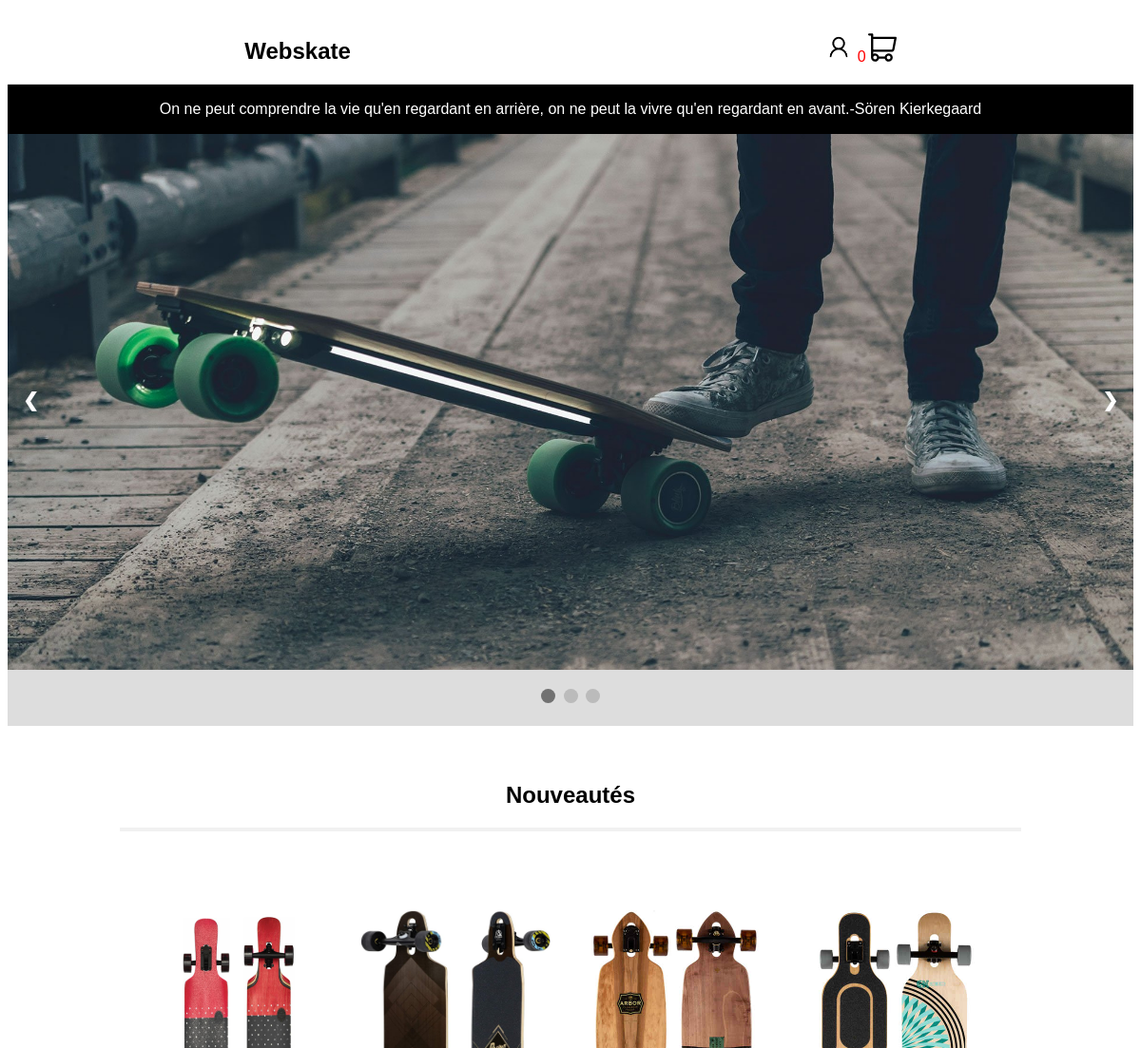
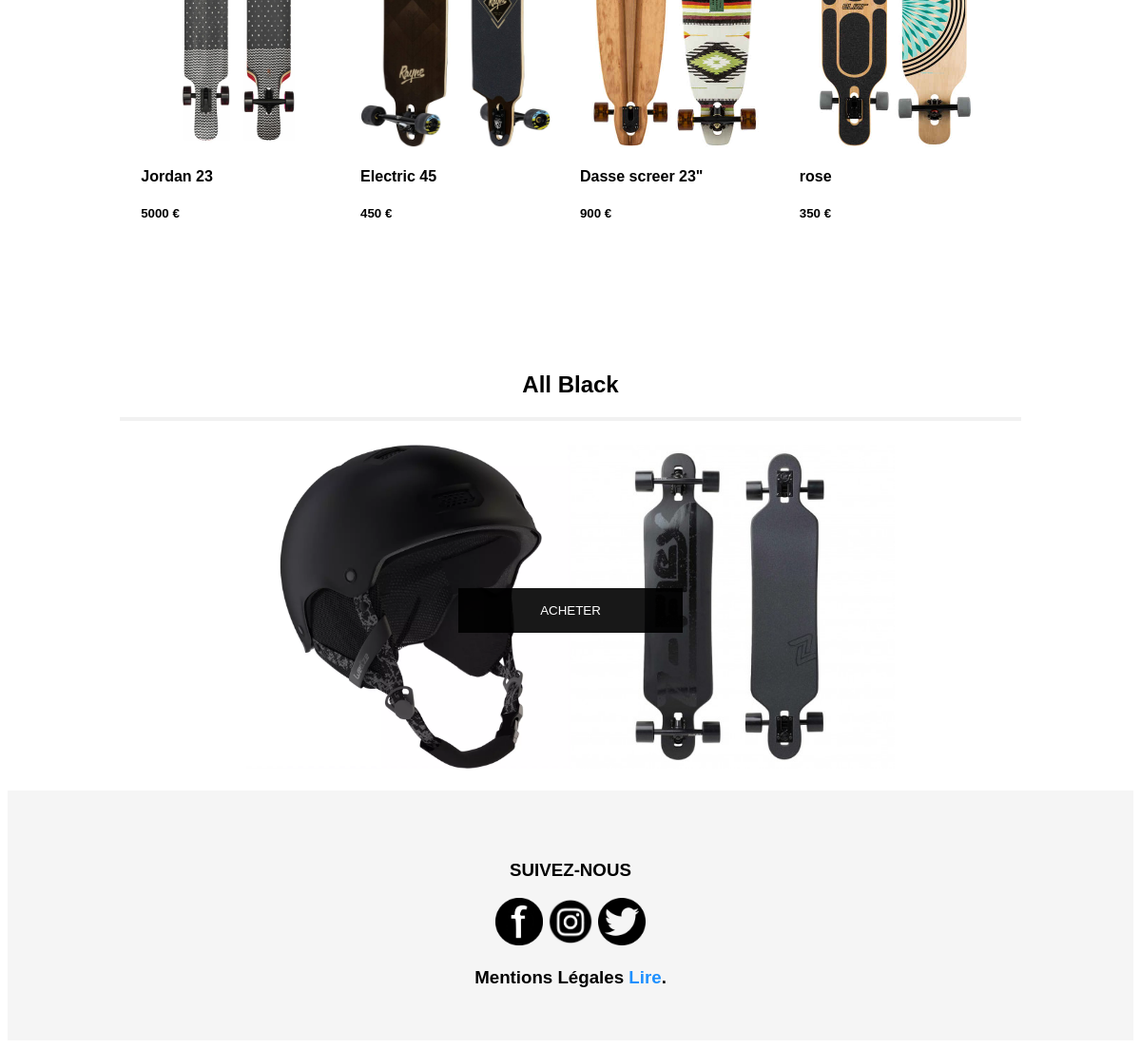
The page / on the database its author committed (2 pictures, top to bottom).
### tables this page shows
CREATE TABLE `infos` (
  `id` int(11) NOT NULL,
  `sujet` varchar(150) NOT NULL,
  `news` text NOT NULL
);

CREATE TABLE `products` (
  `id` int(11) NOT NULL,
  `name` varchar(100) NOT NULL,
  `description` text NOT NULL,
  `price` int(11) NOT NULL,
  `quantity` int(11) NOT NULL,
  `published` tinyint(1) NOT NULL DEFAULT '1',
  `image` varchar(255) DEFAULT NULL,
  `category_id` int(11) NOT NULL
);

### controllers/indexController.php (called while the page is built, shortened)
<?php
require_once 'models/Products.php';
require_once 'models/Information.php';
$products = getfourLastProducts();
$infos = getInformations();
require ('views/index.php');

### models/Information.php (called while the page is built)
<?php
function getInformations()
{
    $db = dbConnect();
    $query = $db->query('SELECT * FROM infos');
    $infos = $query->fetchAll();
    return $infos;
}

### models/Products.php (called while the page is built, shortened)
<?php
function getfourLastProducts()
{
    $db = dbConnect();
    $query = $db->query('SELECT * FROM products ORDER BY id DESC LIMIT 4');
    $products = $query->fetchAll();
    return $products;
}

### views/index.php (the view, shortened to what this page needs)
<?php require ('partials/header.php'); ?>
<div class="slideshow-container">
    <div class="mySlides"><img class="img" src="assets/images/accueil/yes.jpg"></div>
    <a class="prev" onclick="plusSlides(-1)">❮</a>
    <a class="next" onclick="plusSlides(1)">❯</a>
</div>
<div class="dot-container">
    <span class="dot" onclick="currentSlide(1)"></span>
    <span class="dot" onclick="currentSlide(2)"></span>
    <span class="dot" onclick="currentSlide(3)"></span>
</div>
<h2 class="recent">Nouveautés</h2>
<hr class="pra">
<div class="products_position">
    <div class="row">
        <a href="">
            <div class="product">
                <?php foreach($products as $product): ?>
                    <div class="column">
                        <div class="col-md-4 mb-4">
                            <a href="index.php?page=product&product_id=<?= $product['id']; ?>">
                                <img src="assets/images/product/<?= ($product['image']) ?>" alt="images" height="300px" width="200px">
                                <h4><?= $product['name']; ?></h4>
                                <h5><?= $product['price']; ?> €</h5>
                                <br><br><br
                            </a>
                        </div>
                    </div>
                <?php endforeach; ?>
            </div>
        </a>
    </div>
</div>
<h2 class="recent">All Black</h2>
<hr class="pra">
<div class="allb">
        <img class="centerimg" src="assets/images/autres/casque.webp" width="30%" height="30%">
        <img class="centerimg" src="assets/images/category/15.jpg" width="30%" height="30%">
</div>
<div class="CssBtnAcheter">
<a href="index.php?page=products&category_id=15"><button type="submit" class="btnacheter">ACHETER</button></a>
</div>
<?php require ('partials/footer.php'); ?>

### views/partials/header.php (shortened to what this page needs)
<!DOCTYPE html>
<html lang="FR">
<head>
</head>
</html>
<body>
    <nav>
        <div class="logo">
            <a href="index.php"><h1>Webskate</h1></a>
        </div>
        <div class="icone">
            <div class="icone">
                    <div>
                        <?php if(!isset($_SESSION['user'])): ?><a href="index.php?page=register&action=register"> <img src="assets/images/accueil/user_.png" width="30px" height="31px"> </img></a><?php endif; ?>
                       <a href="index.php?page=cart&action=cart"><span class="numberofarticle"><?=$num_items_in_cart?></span><img src="assets/images/accueil/ecom.svg" width="30px" height="30px"></img></a>
                    </div>
                </div>
        </div>
    </nav>
    <?php foreach($infos as $info): ?>
            <div class="promo"><p class="promo_P"><?=  htmlspecialchars($info['news']) ?></p></div>
    <?php endforeach; ?>

### assets/css/styles.css (style rules this page uses)
* { box-sizing: border-box; }
hr { border: 2px solid #f1f1f1; margin-bottom: 25px; }
a { color: black; }
.promo { background-color: black; padding: 1px; }
a { outline: none; text-decoration: none; }
.btnacheter { margin-right: 40%; margin-left: 40%; margin-top: -18%; background-color: black; color: white; padding: 16px 20px; border: none; cursor: pointer; width: 20%; opacity: 0.9; }
.promo_p { color: #ffffff; text-align: center; }
.img { width: 100%; height: 72%; display: block; margin-left: auto; margin-right: auto; }
.numberofarticle { color:red; height: 20px; width: 11px; border-radius: 50%; display: inline-block; position:center; }
.slideshow-container { position: relative; background: #f1f1f1f1; }
.mySlides { display: none; text-align: center; }
.prev, .next { cursor: pointer; position: absolute; top: 50%; width: auto; margin-top: -30px; padding: 16px; color: white; font-weight: bold; font-size: 20px; border-radius: 0 3px 3px 0; user-select: none; }
.next { position: absolute; right: 0; border-radius: 3px 0 0 3px; }
.dot-container { text-align: center; padding: 20px; background: #ddd; }
.dot { cursor: pointer; height: 15px; width: 15px; margin: 0 2px; background-color: #bbb; border-radius: 50%; display: inline-block; transition: background-color 0.6s ease; }
.active, .dot:hover { background-color: #717171; }
.recent { text-align: center; margin-top: 5%; }
.products_position { margin: 7%; margin-left: 11%; margin-right: 11%; }
.pra { background-color: black; width: 80%; border: 1px solid #f1f1f1 margin-top: 1%; }
.allb { margin: 23px; justify-content: center; display: flex; }
.column { float: left; width: 25%; padding: 0 10px; }
.row:after { content: ""; display: table; clear: both; }
html { font-family: "Lucida Sans", sans-serif; }
nav { display: flex; justify-content: space-around; border-bottom: #E5E5E5 1px solid; margin-top: 10px; }
.icone { margin-top: 12px; }
.logo { margin-top: 10px; }
a { text-decoration: none; }
@media screen and (max-width: 1200px) { .icone a { width: 18px; } }

### rows shown on the page
infos: news "On ne peut comprendre la vie qu'en regardant en arrière, on ne peut la vivre qu'en regardant en avant.-Sören Kierkegaard"
products: image (picture), name "Jordan 23", price "5000"
products: image (picture), name "Electric 45", price "450"
products: image (picture), name "Dasse screer 23\"", price "900"
products: image (picture), name "rose", price "350"

### other values the page prints
$num_items_in_cart "0"
